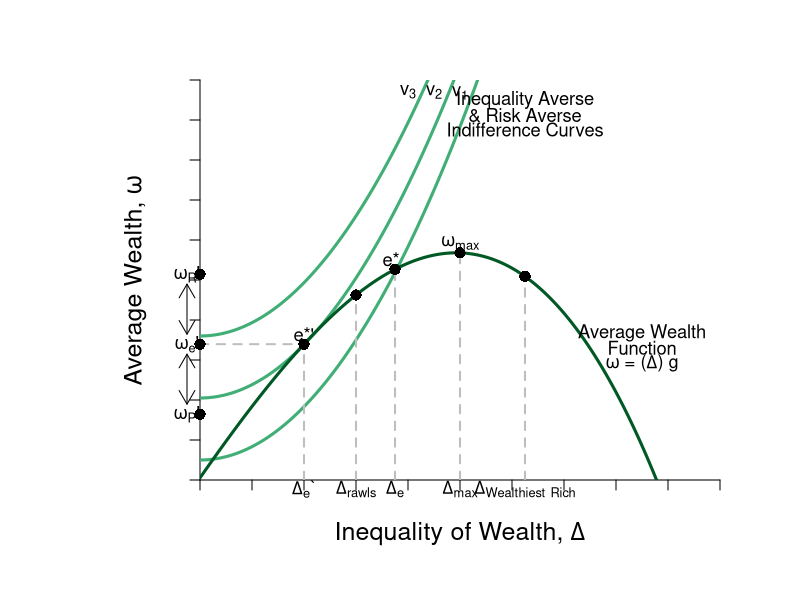

The R source for this figure:
#Graph Designer: Simon Halliday
#Authors: Bowles, Foley and Halliday
#Title: Coordination, Conflict and Competition: A Text in Microeconomics

library(shape)
require(shape)
pdf(file = "/Users/rileyboeth/Library/Mobile Documents/com~apple~CloudDocs/bfh textbook - backup/coordination_failures/figure4_7a.pdf", width = 10, height = 8)


#Set parameters for graphics
axislabelsize <- 1.5
labelsize <- 1.1
graphlinewidth <- 3
segmentlinewidth <- 2

COL <- c("#7fc97f", "#beaed4", "#fdc086", "#ffff99", "#386cb0", "#f0027f", "#bf5b17", "#666666")
COLA <- c("#e0f3db", "#99d8c9","#66c2a4","#41ae76", "#238b45", "#005824")
COLB <- c("#4eb3d3", "#2b8cbe", "#0868ac","#084081")

#Edited the margins to cater for the larger LHS labels
par(mar =  c(6, 10, 4, 4))

#Indifference curves of a risk-averse homo aequus (2nd graph out of the two for 4.7)

indiffA <- function(x, ua=2) {
  ua + (1/12)*(x)^2
}

#Average wealth function 

avgwealth <- function(x,y){
    (1.08)*((-1/35)*(((-((.9)*x-36))^2))+36.8+((-1/10)*(x-4)+(-1/1000)*((x-3)^3)))
}

#Add limits on axes and levels of utility for each indifference curve
ylims <- c(0, 40)
xlims <- c(0, 40)

npts <- 501 
x <- seq(xlims[1], xlims[2], length.out = npts)
y <- seq(ylims[1], ylims[2], length.out = npts) 

plot(0, 0, xlim = xlims, ylim = ylims, type = "n",
     xlab = expression(paste("")),
     ylab = expression(paste("")), 
     xaxt = "n", 
     yaxt = "n", 
     cex.lab = axislabelsize, 
     bty = "n", 
     xaxs="i", 
     yaxs="i"
)

#x and y limits with plain axes without ticks/numbers to match previous graph

ticksx <- seq(from = 0, to = xlims[2]+1, by = 4)
xlabels <- seq(from = 0, to = xlims[2], by = 1)
ticksy <- seq(from = 0, to = ylims[2]+1, by = 4)
ylabels <- seq(from = 0, to = ylims[2], by = 1)

axis(1,at = ticksx,  pos = 0, labels = FALSE)
axis(2,at = ticksy,  pos = 0, labels = FALSE, las = 1)

npts <- 500 
xx1 <- seq(xlims[1], xlims[2], length.out = npts)
xx2 <- seq(0, xlims[2], length.out = npts)
xx3 <- seq(xlims[1], 0, length.out = npts)
xx4 <- seq(-11, 0, length.out = npts)


lines(xx1, indiffA(xx1, ua = 2), col = COLA[4], lwd = graphlinewidth)
lines(xx1, indiffA(xx1, ua = 8.2), col = COLA[4], lwd = graphlinewidth)
lines(xx1, indiffA(xx1, ua = 14.4), col = COLA[4], lwd = graphlinewidth)
lines(xx1, avgwealth(xx1), col = COLA[6], lwd = graphlinewidth)


#Axis labels and draw linear utility function
mtext(expression(paste("Inequality of Wealth, ", Delta)), side = 1, line = 2.5, cex = axislabelsize)
text(-5, 0.5*ylims[2], expression(paste("Average Wealth, ",omega)), xpd = TRUE, cex = axislabelsize, srt = 90) 

#Label various points on line

text(8, avgwealth(8)+1, expression(paste("e*'")), cex = labelsize)
segments(8, 0, 8, avgwealth(8), lty = 2, col = "gray", lwd = segmentlinewidth)
segments(0, avgwealth(8), 8, avgwealth(8), lty = 2, col = "gray", lwd = segmentlinewidth)
points(8, avgwealth(8), pch = 16, col = "black", cex = 1.5)

segments(25, 0, 25, avgwealth(25), lty = 2, col = "gray", lwd = segmentlinewidth)
points(25, avgwealth(25), pch = 16, col = "black", cex = 1.5)

text(20, avgwealth(20)+1, expression(paste(omega, ""[max])), cex = labelsize)
segments(20, 0, 20, avgwealth(20), lty = 2, col = "gray", lwd = segmentlinewidth)
points(20, avgwealth(20), pch = 16, col = "black", cex = 1.5)

text(14.7, avgwealth(15)+1, expression(paste("e*")), cex = labelsize)
segments(15, 0, 15, avgwealth(15), lty = 2, col = "gray", lwd = segmentlinewidth)
points(15, avgwealth(15), pch = 16, col = "black", cex = 1.5)

segments(12, 0, 12, avgwealth(12), lty = 2, col = "gray", lwd = segmentlinewidth)
points(12, avgwealth(12), pch = 16, col = "black", cex = 1.5)

#Label relevant points on axes

text(12, -.9, expression(paste(Delta, ""[rawls])), xpd = TRUE, cex = labelsize)
text(15, -.9, expression(paste(Delta, ""[e])),  xpd = TRUE,  cex = labelsize)
text(20, -.9, expression(paste(Delta,""[max])),  xpd = TRUE,  cex = labelsize)
text(25, -.9, expression(paste(Delta, ""[Wealthiest], " "[Rich])),  xpd = TRUE,  cex = labelsize)
text(8, -.9, expression(paste(Delta, ""[e],"`")),  xpd = TRUE,  cex = labelsize)


text(-1, avgwealth(8)+7, expression(paste(omega, ""[R],"'")), xpd = TRUE, cex = labelsize)
text(-1, avgwealth(8), expression(paste(omega, ""[e],"'")),  xpd = TRUE, cex = labelsize)
text(-1, avgwealth(8)-7, expression(paste(omega, ""[P],"'")),  xpd = TRUE, cex = labelsize)

#Add arrow beside y axis and points on axis

Arrows(-1, avgwealth(8)+6, -1, avgwealth(8)+1, col = "black", code =3, arr.type = "simple",xpd = TRUE)
Arrows(-1, avgwealth(8)-6, -1, avgwealth(8)-1, col = "black", code = 3, arr.type = "simple",xpd = TRUE)

points(0, avgwealth(8)+7, pch = 16, col = "black", cex = 1.5, xpd = TRUE)
points(0, avgwealth(8), pch = 16, col = "black", cex = 1.5,xpd = TRUE)
points(0, avgwealth(8)-7, pch = 16, col = "black", cex = 1.5,xpd = TRUE)

#label the three indifference curves

text(20, indiffA(20)+3.355, expression(paste("v"[1])), xpd = TRUE, cex = labelsize)
text(18, indiffA(18)+9.8, expression(paste("v"[2])),  xpd = TRUE, cex = labelsize)
text(16, indiffA(16)+15.5, expression(paste("v"[3])),  xpd = TRUE, cex = labelsize)

#Label average wealth curve and indifference curves generally

text(34, avgwealth(30)+1.5, expression(paste("Average Wealth")), xpd = TRUE, cex = labelsize)
text(34, avgwealth(30), expression(paste("Function")), xpd = TRUE, cex = labelsize)
text(34, avgwealth(30)-1.5, expression(paste(omega, " = (",Delta,") g")), xpd = TRUE, cex = labelsize)

text(25, 38, expression(paste("Inequality Averse")), xpd = TRUE, cex = labelsize)
text(25, 36.5, expression(paste("& Risk Averse")), xpd = TRUE, cex = labelsize)
text(25, 35, expression(paste("Indifference Curves")), xpd = TRUE, cex = labelsize)


dev.off()
